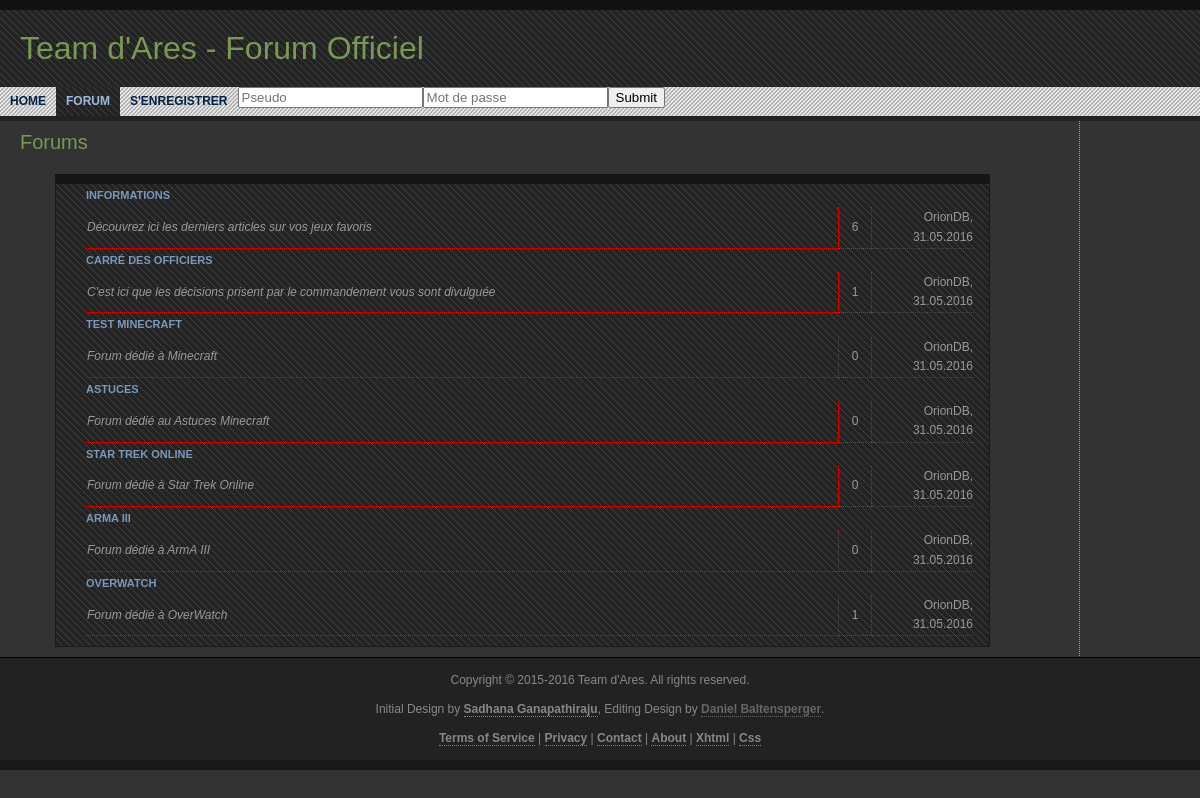
Page /F-TDA/src/php/forums.php on the committed database.
### tables this page shows
CREATE TABLE t_forum(
        idForum          int (11) Auto_increment  NOT NULL ,
        forName          Varchar (30) NOT NULL ,
        forAddiction     Int NOT NULL ,
        forDescription   Varchar (120) NOT NULL ,
        forAccreditation Int NOT NULL ,
        PRIMARY KEY (idForum )
);

### F-TDA/src/php/Class/DbAccess.php (called while the page is built, shortened)
<?php
class DbAccess {
    private $db;
    private function connectDB(){
        $login = 'root';
        $password = '';
        $host = 'localhost';
        $dbName = 'db_alpha';
        $this->db = new PDO(sprintf('mysql:host=%s;dbname=%s', $host, $dbName), $login, $password, array( PDO::MYSQL_ATTR_INIT_COMMAND => "SET NAMES utf8"));
    }
    private function untieDB()
    {
        $this->db = null;
    }
    private function executeSqlRequest($sqlRequest)
    {
        $req = $this->db->prepare($sqlRequest);
        $req->execute();
        $datas = $req->fetchAll(PDO::FETCH_ASSOC);
        return $datas;
    }
    public function getAllForumsFirstLevel(){
        $query = 'SELECT * FROM t_forum ORDER BY forAddiction';
        $value = $this->executeSqlRequest($query);
        return $value;
    }
    public function getNbrSubjectsInAllForums(){
        $req = "SELECT forName, count(idSubject) as NbrSubject FROM t_Subject right join t_forum on t_forum.idForum = t_subject.idForum group by forName";
        $result = $this->executeSqlRequest($req);
        return $result;
    }
}

### F-TDA/src/php/forums.php (the view, shortened to what this page needs)
<!DOCTYPE html>
<html>
	<head>
		<link rel="stylesheet" type="text/css" media="screen" href="../../resources/css/screen.css" />
	</head>
	<body class="bForum">
		<?php include("_Layout/layout_header.php") ?>
        <?php include("_Layout/layout_menu.php") ?>
        <?php
        include("Class/DbAccess.php");
        $work = new DbAccess();
        $forums = $work->getAllForumsFirstLevel();
        ?>
		<div class="wrapper">
		  <div class="content-wrapper">
			<div class="content">
			  <h4>Forums</h4>
				  <dl>
                      <table>
                          <?php
                          $allNbrSubject = $work->getNbrSubjectsInAllForums();
                            foreach($forums as $forum){
                                for($i = 0;$i<count($_SESSION['Accreditation']) + count($_SESSION['rankAccreditation']);$i++){
                                        if($forum['forAccreditation'] == $_SESSION['Accreditation'][$i]['funAccreditation'] || $forum['forAccreditation'] == $_SESSION['rankAccreditation'][$i]){
                                            foreach($allNbrSubject as $forNbrSub){
                                                if($forNbrSub['forName'] == $forum['forName']){
                                                    $nbrSub = $forNbrSub['NbrSubject'];
                                                }
                                            }
                                            if(ctype_digit($forum['forAddiction']) == 1){
                                                echo("<tr>
                                                <dt><a href=\"forum.php?id=$forum[forName]\">$forum[forName]</a></dt>
                                                <dd>
                                                    <table>
                                                        <tr>
                                                            <td class=\"forDescription\"><em>$forum[forDescription]</em></td>
                                                            <td class=\"forNbrSubjectsInForum\">$nbrSub</td>
                                                            <td class=\"forLastMessage\">OrionDB,<br> 31.05.2016</td>
                                                        </tr>
                                                    </table>
                                                </dd>");
                                            }
                                        }
                                }
                            }
                          ?>
                        </table>
				  </dl>
			</div>
		  </div>
		</div>
        <?php include("_Layout/layout_footer.php") ?>
	</body>
</html>

### F-TDA/resources/css/screen.css (style rules this page uses)
html { margin: 0; padding: 0; color: #aaaaaa; background-color: #333333; font: normal 12px "Trebuchet MS", "Lucida Grande", Verdana, Georgia, Sans-Serif; }
a:link { text-decoration: none; color: #7799bb; }
h1, h2, h3, h4, h5, h6 { font-weight: normal; margin: 0; padding: 10px 0; color: #779955; }
h4 { font-size: 20px; }
ul, ol, dl, blockquote, pre { color: #999999; margin: 10px 35px; padding: 0px 15px 10px 30px; line-height: 1.6em; border: 1px solid #1a1a1a; border-top: 10px solid #151515; background: #404040 url(../images/navigation_hover.gif) top left repeat; }
dt { color: #7799bb; font-size: 11px; font-weight: bold; padding: 2px 0; text-transform: uppercase; }
dd { margin: 0; }
em { font-style: italic; }
table { border-collapse: collapse; }
body { margin: 0; float: left; width: 100%; }
.wrapper { clear: both; float: left; width: 100%; background: transparent url(../images/hr_dotted.gif) 90% 0 repeat-y; }
.content-wrapper { width: 90%; float: left; }
.content { float: left; padding: 0 20px; }
.forDescription { border-bottom: 1px dotted red; border-right: 1px dotted red; width: 750px; }
.forNbrSubjectsInForum { border-bottom: 1px dotted #555555; width: 30px; text-align: center; }
.forLastMessage { border-bottom: 1px dotted green; text-align: right; width: 100px; border-left: 1px dotted green; }

### rows in the picture
t_forum: forName "INFORMATIONS", forDescription "Découvrez ici les derniers articles sur vos jeux favoris", nbrSub "6"
t_forum: forName "CARRÉ DES OFFICIERS", forDescription "C'est ici que les décisions prisent par le commandement vous sont divulguée", nbrSub "1"
t_forum: forName "TEST MINECRAFT", forDescription "Forum dédié à Minecraft", nbrSub "0"
t_forum: forName "ASTUCES", forDescription "Forum dédié au Astuces Minecraft", nbrSub "0"
t_forum: forName "STAR TREK ONLINE", forDescription "Forum dédié à Star Trek Online", nbrSub "0"
t_forum: forName "ARMA III", forDescription "Forum dédié à ArmA III", nbrSub "0"
t_forum: forName "OVERWATCH", forDescription "Forum dédié à OverWatch", nbrSub "1"
